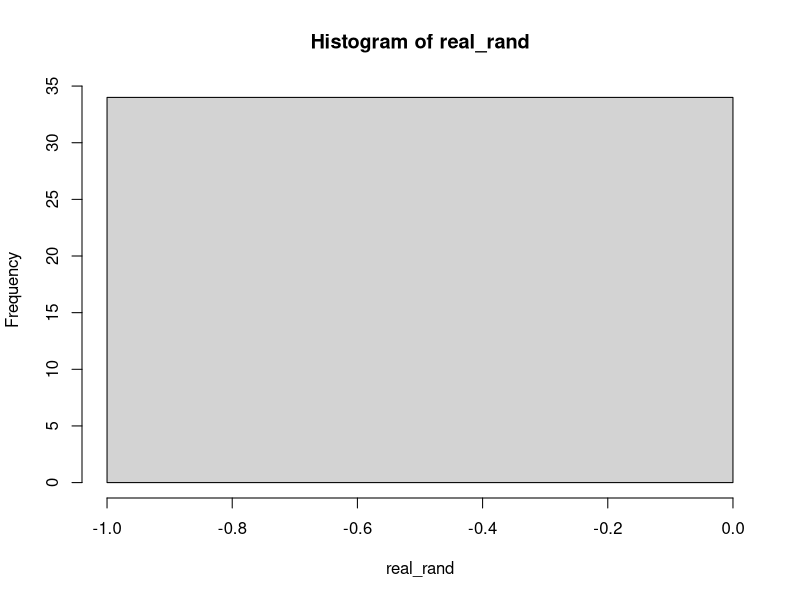

Generate this figure with R: (Note: this script raises an error after producing the figure.)
data = read.table('results.txt', header=T)

inner_random = data[,1]

ksu <- function(x){
  z1 <- ((((-2)*log(x))^(1/2))*cos(2*x*pi))
  z2 <- ((((-2)*log(x))^(1/2))*sin(2*x*pi))
  z <- list(z1,z2)
  return (z1);
}
real_rand <- apply(data, c(1), ksu)
print(real_rand);

hist(real_rand)

qqnorm(real_rand)

shapiro.test(real_rand)

ad.test(real_rand)
